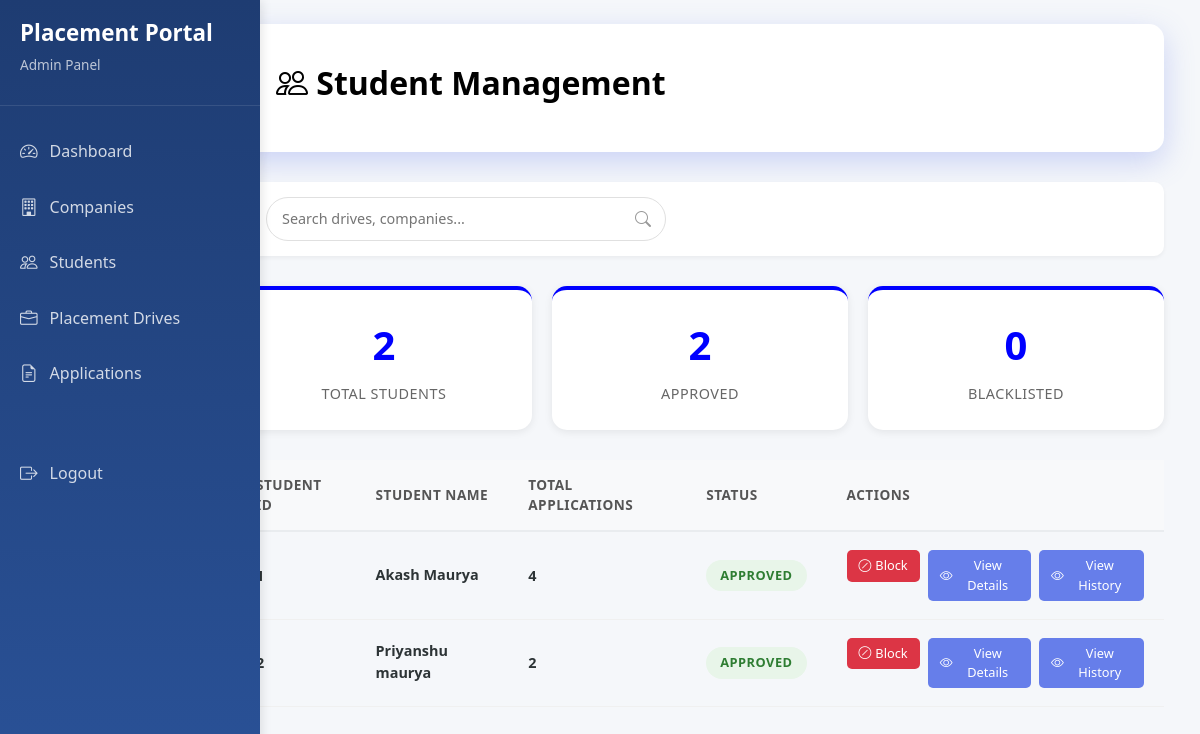
Page /admin/student (signed in) on the committed database.
### portal/models.py (models this page shows)
class Student(db.Model,UserMixin):
    __tablename__ = 'students'
    id = db.Column(db.Integer , primary_key = True)
    user_id = db.Column(db.Integer,db.ForeignKey('users.id') , nullable = False)
    name = db.Column(db.String(50),nullable = False)
    branch = db.Column(db.String(30) )
    cgpa = db.Column(db.Float ,nullable = False)
    resume_path = db.Column(db.String(200),nullable= False)
    is_blacklisted = db.Column(db.Boolean , default = False)

### app.py (the view)
@app.route('/admin/student')
@login_required
def admin_student():
    total_student = Student.query.all()
    apple = Application.query.all()
    total_approved = len(Student.query.filter(Student.is_blacklisted!= True).all())
    total_blocked = len(total_student) - total_approved
    return render_template('admin/admin_student.html',
                           t_s = len(total_student),
                           t_app = total_approved,
                           t_b = total_blocked,
                           stud = total_student,
                           apple = apple
                           )

### app.py (called while the page is built)
@login_manager.user_loader
def load_user(user_id):
    return User.query.get(int(user_id))

### templates/admin/admin_student.html (shortened to what this page needs)
{% extends "admin/admin_base.html" %}
{% block content %}
<div class="header">
    <h1><i class="bi bi-people"></i> Student Management</h1>
</div>
<div class="nav">
    <div class="search">
        <input type="text" placeholder="Search drives, companies...">
        <i class="bi bi-search"></i>
    </div>
</div>
<div class="stats ">
    <div class="stat hov">
        <div class="stat-number">{{t_s}}</div>
        <div class="stat-label">Total Students</div>
    </div>
    <div class="stat applied hov">
        <div class="stat-number">{{t_app}}</div>
        <div class="stat-label">Approved</div>
    </div>
    <div class="stat shortlisted hovr">
        <div class="stat-number">{{t_b}}</div>
        <div class="stat-label">Blacklisted</div>
    </div>
</div>
<div id="tableView">
    <table class="app-tab">
        <thead>
            <tr>
                <th>Student ID</th>
                <th>Student Name</th>
                <th>Total Applications</th>
                <th>Status</th>
                <th>Actions</th>
            </tr>
        </thead>
        <tbody>
            {% for s in stud %}
            <tr>
                <td><strong>{{s.id}}</strong></td>
                <td>
                    <div class="s-cell">
                        <div class="stud-deta">
                            <div class="stud-name">{{s.name}}</div>
                        </div>
                    </div>
                </td>
                <td>
                    <div class="d-info">
                        {% set ns = namespace(count=0) %}
                        {% for d in apple %}
                        {% if d.student_id == s.id %}
                        {% set ns.count = ns.count + 1 %}
                        {% endif %}
                        {% endfor %}
                        <div class="drive-title-sm">{{ns.count}}</div>
                    </div>
                </td>
                <td>{% if s.is_blacklisted == False %}
                    <span class="status-badge status-selected">Approved</span>
                    {% else %}
                    <span class="status-badge status-shortlisted">Blocked</span>
                    {% endif %}
                </td>
                <td>
                    <div class="t-a">
                        <a href="{{ url_for('Block_unblock_student',student_id=s.id) }}">
                            {% if s.is_blacklisted == True %}
                            <button style="background-color: #28a745; color: white;" class="btn-sm btn-view">
                                <i class="bi bi-unlock"></i> Unblock
                            </button>
                            {% else %}
                            <button style="background-color: #dc3545; color: white;" class="btn-sm btn-view">
                                <i class="bi bi-slash-circle"></i> Block
                            </button>
                            {% endif %}
                        </a>
                        <a href="{{url_for('student_details', student_id = s.id)}}">
                            <button class="btn-sm btn-view">
                                <i class="bi bi-eye"></i> View Details
                            </button>
                        </a>
                        <a href="{{url_for('history_ad', student_id = s.id)}}">
                            <button class="btn-sm btn-view">
                                <i class="bi bi-eye"></i> View History
                            </button>
                        </a>
                    </div>
                </td>
            </tr>
            {% endfor %}
        </tbody>
    </table>
</div>
</div>
{% endblock %}

### templates/admin/admin_base.html (style rules this page uses)
* { margin: 0; padding: 0; box-sizing: border-box; }
body { font-family: 'Segoe UI', Tahoma, Geneva, Verdana, sans-serif; background: #f5f7fa; color: #333; }
.nav { background: white; padding: 15px 30px; border-radius: 10px; margin-bottom: 30px; box-shadow: 0 2px 4px rgba(0, 0, 0, 0.05); display: flex; justify-content: space-between; align-items: center; }
.search { flex: 1; max-width: 400px; position: relative; }
.search input { width: 100%; padding: 10px 40px 10px 15px; border: 1px solid #e0e0e0; border-radius: 25px; font-size: 0.9rem; }
.search i { position: absolute; right: 15px; top: 50%; transform: translateY(-50%); color: #999; }
.header { background-color: white; color: black; padding: 40px; border-radius: 15px; margin-bottom: 30px; box-shadow: 0 10px 30px rgba(102, 126, 234, 0.3); }
.header h1 { font-size: 2rem; margin-bottom: 10px; font-weight: 700; }
.stats { display: grid; grid-template-columns: repeat(auto-fit, minmax(200px, 1fr)); gap: 20px; margin-bottom: 30px; }
.stat { background: white; padding: 25px; border-radius: 12px; box-shadow: 0 2px 8px rgba(0, 0, 0, 0.08); text-align: center; transition: transform 0.3s ease, box-shadow 0.3s ease; border-top: 4px solid blue; }
.stat-number { font-size: 2.5rem; font-weight: 700; color: blue; margin-bottom: 8px; }
.stat-label { font-size: 0.9rem; color: #666; text-transform: uppercase; letter-spacing: 0.5px; font-weight: 500; }
.btn-view { background: blue; color: white; }
.app-tab { width: 100%; border-collapse: collapse; }
.app-tab thead { background: #f8f9fa; }
.app-tab th { padding: 15px 20px; text-align: left; font-size: 0.85rem; font-weight: 600; color: #555; text-transform: uppercase; letter-spacing: 0.5px; border-bottom: 2px solid #e9ecef; }
.app-tab tbody tr { border-bottom: 1px solid #f0f0f0; transition: all 0.3s ease; }
.app-tab td { padding: 18px 20px; font-size: 0.9rem; color: #2d3436; }
.s-cell { display: flex; align-items: center; gap: 12px; }
.stud-deta { display: flex; flex-direction: column; }
.stud-name { font-weight: 600; color: #2d3436; margin-bottom: 2px; }
.d-info { display: flex; flex-direction: column; gap: 3px; }
.drive-title-sm { font-weight: 600; color: #2d3436; }
.status-badge { display: inline-block; padding: 6px 14px; border-radius: 20px; font-size: 0.8rem; font-weight: 600; text-transform: uppercase; letter-spacing: 0.5px; }
.status-selected { background: #e8f5e9; color: #2e7d32; }
.t-a { display: flex; gap: 8px; }
.btn-sm { padding: 6px 12px; font-size: 0.8rem; border-radius: 5px; border: none; cursor: pointer; transition: all 0.3s ease; display: inline-flex; align-items: center; gap: 4px; }
.btn-view { background: #667eea; color: white; }

### templates/admin/admin_student.html (style rules this page uses)
a { text-decoration: none; }
.hov { border-radius: 15px; }
.hovr { border-radius: 15px; }

### rows in the picture
Student: id "1", name "Akash Maurya", count "4", is_blacklisted "APPROVED"
Student: id "2", name "Priyanshu maurya", count "2", is_blacklisted "APPROVED"

### other values in the picture
{{ t_s }} "2"
{{ t_app }} "2"
{{ t_b }} "0"
